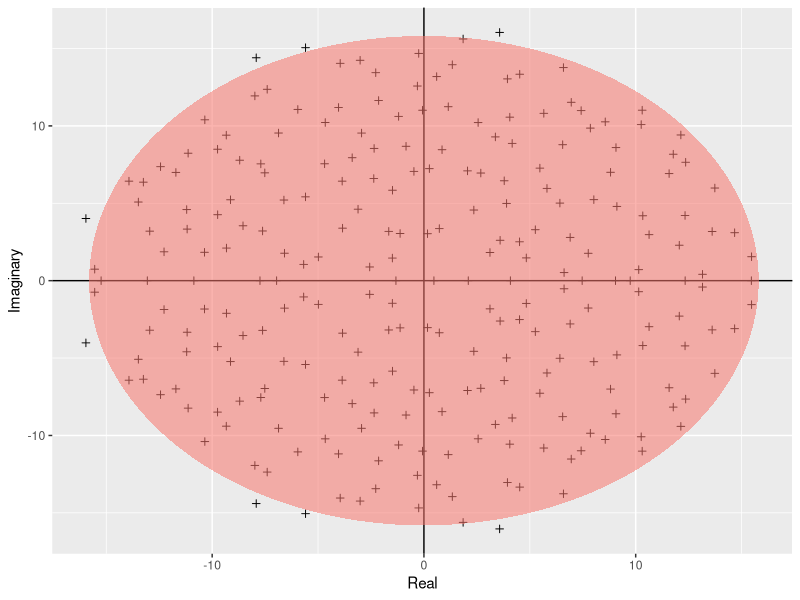

Write R code to recreate this figure. (Note: this script raises an error after producing the figure.)
rm(list=ls())
library(ggplot2)

build_ellipse <- function(hradius, vradius){ # function that returns an ellipse
  npoints = 250
  a <- seq(0, 2 * pi, length = npoints + 1)
  x <- hradius * cos(a)
  y <- vradius * sin(a)  
  return(data.frame(x = x, y = y))
}
N <- 250 # Assign size of the matrix

M <- matrix(rnorm(N * N), N, N) # Build the matrix

eigvals <- eigen(M)$values # Find the eigenvalues

eigDF <- data.frame("Real" = Re(eigvals), "Imaginary" = Im(eigvals)) # Build a dataframe

my_radius <- sqrt(N) # The radius of the circle is sqrt(N)

ellDF <- build_ellipse(my_radius, my_radius) # Dataframe to plot the ellipse

names(ellDF) <- c("Real", "Imaginary") # rename the columns
# plot the eigenvalues
p <- ggplot(eigDF, aes(x = Real, y = Imaginary))
p <- p +
  geom_point(shape = I(3)) +
  theme(legend.position = "none")

# now add the vertical and horizontal line
p <- p + geom_hline(aes(yintercept = 0))
p <- p + geom_vline(aes(xintercept = 0))

# finally, add the ellipse
p <- p + geom_polygon(data = ellDF, aes(x = Real, y = Imaginary, alpha = 1/20, fill = "red"))

# Save the figure in .pdf under 'result' dir
pdf("../results/Girko.pdf")
print(p)
dev.off()
